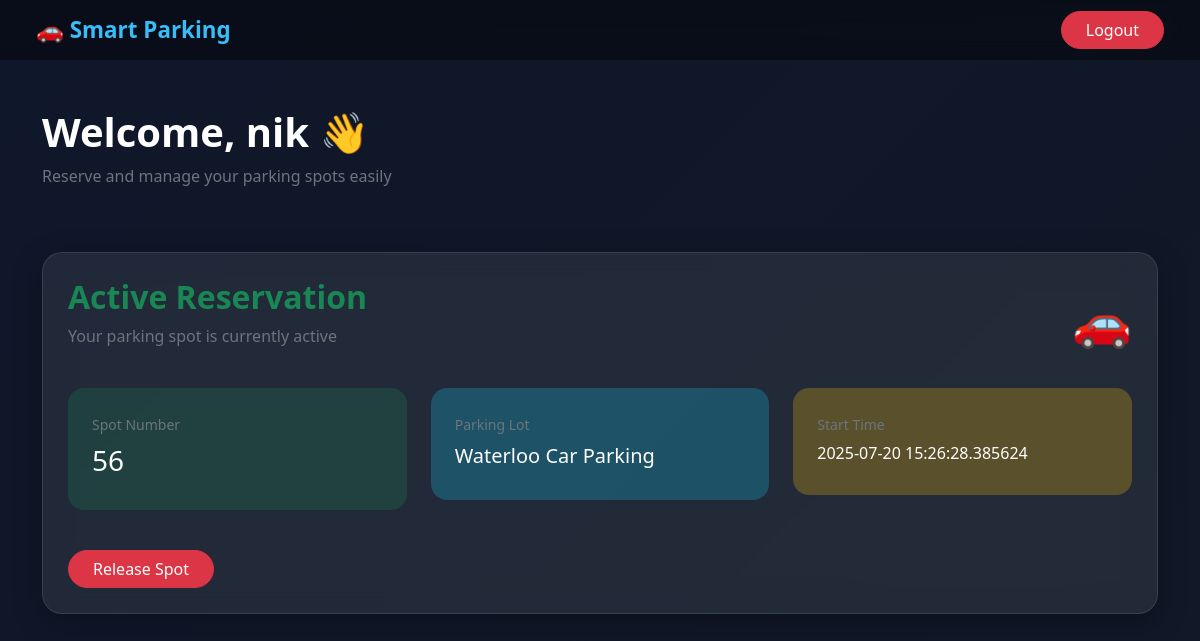
Page /user/dashboard (signed in) on the earlier database version.
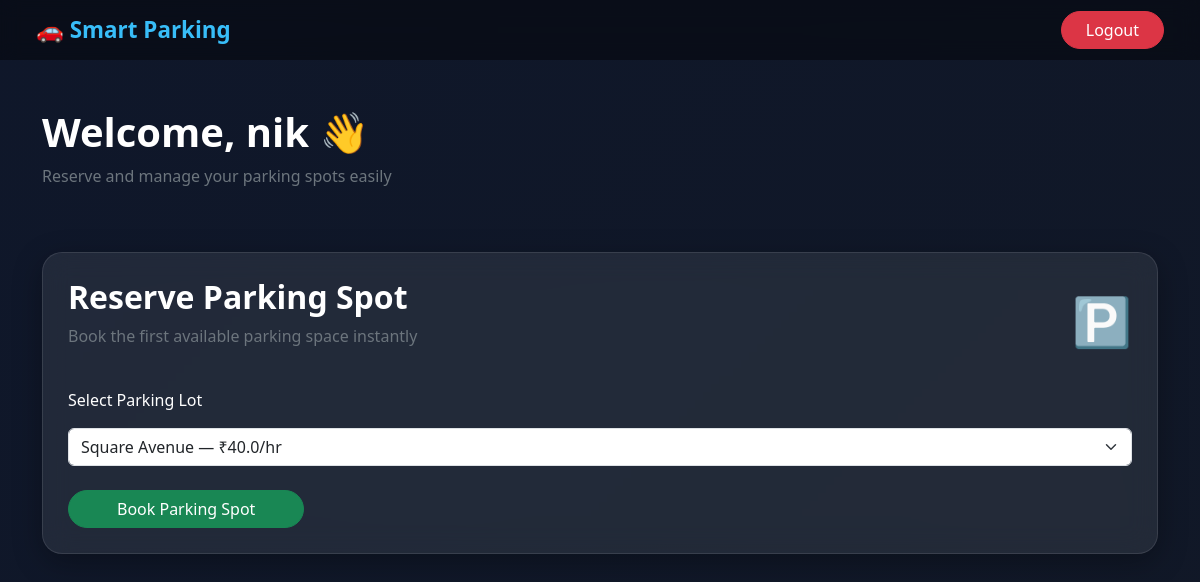
Same page on the later database version.
### models.py (models this page shows)
class User(UserMixin, db.Model):
    id = db.Column(db.Integer, primary_key=True)
    username = db.Column(db.String(100), unique=True, nullable=False)
    password = db.Column(db.String(200), nullable=False)

class ParkingSpot(db.Model):
    id = db.Column(db.Integer, primary_key=True)
    lot_id = db.Column(db.Integer, db.ForeignKey('parking_lot.id'), nullable=False)
    status = db.Column(db.String(1), default='A')  # A = Available, O = Occupied
    reservation = db.relationship('Reservation', backref='spot', uselist=False)

class ParkingLot(db.Model):
    id = db.Column(db.Integer, primary_key=True)
    prime_location_name = db.Column(db.String(100), nullable=False)
    address = db.Column(db.String(200), nullable=False)
    pin_code = db.Column(db.String(10), nullable=False)
    price = db.Column(db.Float, nullable=False)
    max_spots = db.Column(db.Integer, nullable=False)
    spots = db.relationship('ParkingSpot', backref='lot', cascade="all, delete", lazy=True)

class Reservation(db.Model):
    id = db.Column(db.Integer, primary_key=True)
    spot_id = db.Column(db.Integer, db.ForeignKey('parking_spot.id'), nullable=False)
    user_id = db.Column(db.Integer, db.ForeignKey('user.id'), nullable=False)
    start_time = db.Column(db.DateTime)
    end_time = db.Column(db.DateTime)
    cost_per_hour = db.Column(db.Float)

### routes.py (the view, shortened to what this page needs)
@app.route('/user/dashboard', methods=['GET', 'POST'])
@login_required
def user_dashboard():
    if isinstance(current_user._get_current_object(), Admin):
        flash("Admins cannot access user dashboard.")
        return redirect(url_for('admin_dashboard'))
    lots = ParkingLot.query.all()
    current_reservation = Reservation.query.filter_by(user_id=current_user.id, end_time=None).first()
    return render_template('user_dashboard.html', lots=lots, reservation=current_reservation)

### app.py (called while the page is built)
@login_manager.user_loader
def load_user(user_id):
    user = Admin.query.get(int(user_id))
    if user:
        return user
    return User.query.get(int(user_id))

### templates/user_dashboard.html
{% extends "base.html" %}
{% block content %}
<div class="d-flex justify-content-between align-items-center mb-5">
    <div>
        <h1 class="fw-bold">
            Welcome, {{ current_user.username }} 👋
        </h1>
        <p class="text-secondary">
            Reserve and manage your parking spots easily
        </p>
    </div>
</div>
{% if reservation %}
<div class="glass-card">
    <div class="d-flex justify-content-between align-items-center mb-4">
        <div>
            <h2 class="fw-bold text-success">
                Active Reservation
            </h2>
            <p class="text-secondary">
                Your parking spot is currently active
            </p>
        </div>
        <div class="display-5">
            🚗
        </div>
    </div>
    <div class="row">
        <div class="col-md-4 mb-3">
            <div class="p-4 rounded-4 bg-success bg-opacity-25">
                <small class="text-secondary">
                    Spot Number
                </small>
                <h3 class="mt-2">
                    {{ reservation.spot.id }}
                </h3>
            </div>
        </div>
        <div class="col-md-4 mb-3">
            <div class="p-4 rounded-4 bg-info bg-opacity-25">
                <small class="text-secondary">
                    Parking Lot
                </small>
                <h5 class="mt-2">
                    {{ reservation.spot.lot.prime_location_name }}
                </h5>
            </div>
        </div>
        <div class="col-md-4 mb-3">
            <div class="p-4 rounded-4 bg-warning bg-opacity-25">
                <small class="text-secondary">
                    Start Time
                </small>
                <h6 class="mt-2">
                    {{ reservation.start_time }}
                </h6>
            </div>
        </div>
    </div>
    <a
        href="{{ url_for('release_spot') }}"
        class="btn btn-danger rounded-pill px-4 mt-4"
    >
        Release Spot
    </a>
</div>
{% else %}
<div class="glass-card">
    <div class="d-flex justify-content-between align-items-center mb-4">
        <div>
            <h2 class="fw-bold">
                Reserve Parking Spot
            </h2>
            <p class="text-secondary">
                Book the first available parking space instantly
            </p>
        </div>
        <div class="display-5">
            🅿️
        </div>
    </div>
    <form method="POST">
        <div class="mb-4">
            <label class="form-label mb-3">
                Select Parking Lot
            </label>
            <select
                name="lot_id"
                class="form-select form-control"
                required
            >
                {% for lot in lots %}
                    <option value="{{ lot.id }}">
                        {{ lot.prime_location_name }}
                        —
                        ₹{{ lot.price }}/hr
                    </option>
                {% endfor %}
            </select>
        </div>
        <button
            class="btn btn-success rounded-pill px-5"
            type="submit"
        >
            Book Parking Spot
        </button>
    </form>
</div>
{% endif %}
{% endblock %}

### templates/base.html (shortened to what this page needs)
<!DOCTYPE html>
<html lang="en">
<head>
    <link href="https://cdn.jsdelivr.net/npm/bootstrap@5.3.2/dist/css/bootstrap.min.css" rel="stylesheet">
</head>
<body>
<nav class="navbar navbar-expand-lg navbar-dark mb-4 px-4">
    <div class="container-fluid">
        <a class="navbar-brand" href="#">
            🚗 Smart Parking
        </a>
        <div class="ms-auto">
            {% if current_user.is_authenticated %}
            <a href="{{ url_for('logout') }}" class="btn btn-danger rounded-pill px-4">
                Logout
            </a>
            {% endif %}
        </div>
    </div>
</nav>
<div class="container py-4">
    {% block content %}{% endblock %}
</div>
</body>
</html>

### templates/base.html (style rules this page uses)
body { background: linear-gradient(135deg, #0f172a, #111827); color: white; min-height: 100vh; font-family: 'Segoe UI', sans-serif; }
.glass-card { background: rgba(255,255,255,0.08); backdrop-filter: blur(14px); border: 1px solid rgba(255,255,255,0.1); border-radius: 20px; padding: 25px; box-shadow: 0 8px 30px rgba(0,0,0,0.3); }
.navbar { background: rgba(0,0,0,0.4) !important; backdrop-filter: blur(10px); }
.navbar-brand { font-weight: bold; color: #38bdf8 !important; font-size: 1.4rem; }

Differences in the rows shown:
no longer on this page (row edited): ParkingSpot: spot.id "56"
no longer on this page (row unchanged): ParkingLot: spot.lot.prime_location_name "Waterloo Car Parking"
no longer on this page (row edited): Reservation: start_time "2025-07-20 15:26:28.385624"
Other differences:
form field lot_id: (not shown) → "Square Avenue — ₹40.0/hr"
text no longer shown: "Active Reservation Your parking spot is currently active 🚗 Spot Number Parking Lot Start Time Release Spot"
text now shown: "Reserve Parking Spot Book the first available parking space instantly 🅿️ Select Parking Lot Book Parking Spot"
